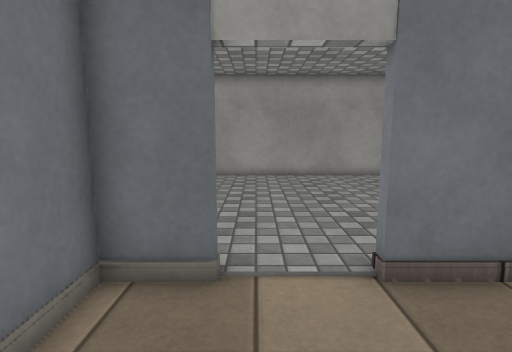
View 1 (above)

16 first-person views from a walk through a scene from a Unity 3-D project. The camera is 1.2 m above the floor, tilts 8° down and sees 80° across. Doors are open. The floor is counted in squares, 0.5 m on a side. Each view is taken from the middle of a square. On the plan, view 1 faces up. The plan holds only what a view shows up to about 19 squares ahead; the rest is blank. The place goes on beyond the plan. The player is left out. Some surface patterns are stand-ins.

View 2
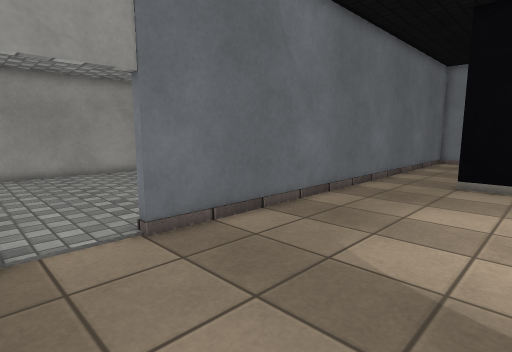

View 3
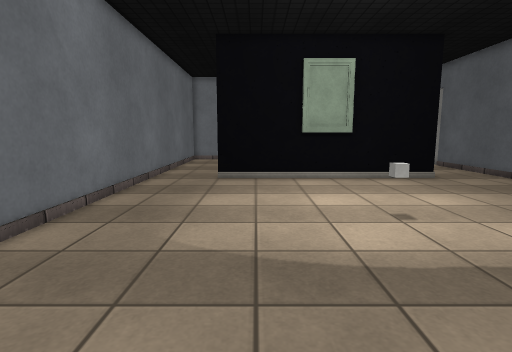

View 4
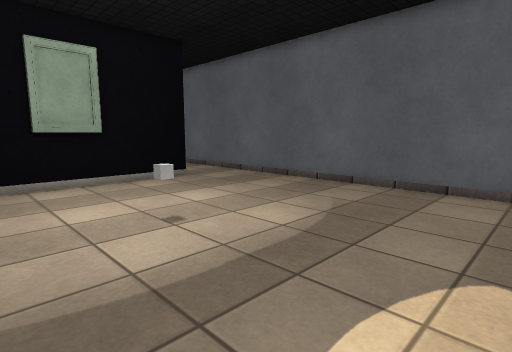

View 5
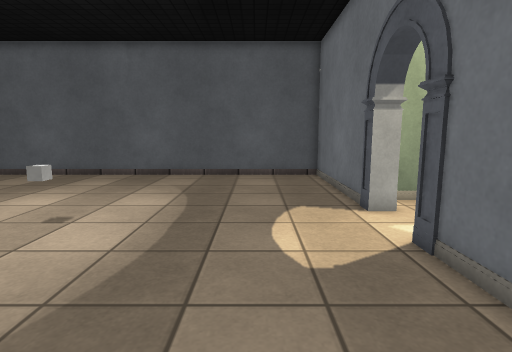

View 6
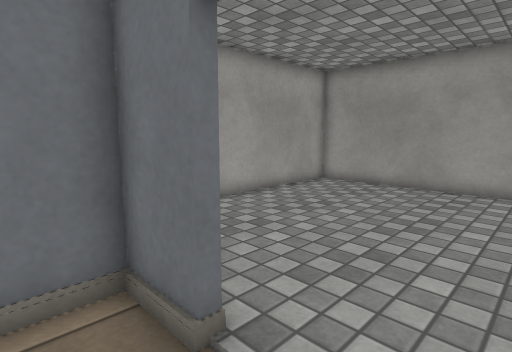

View 7
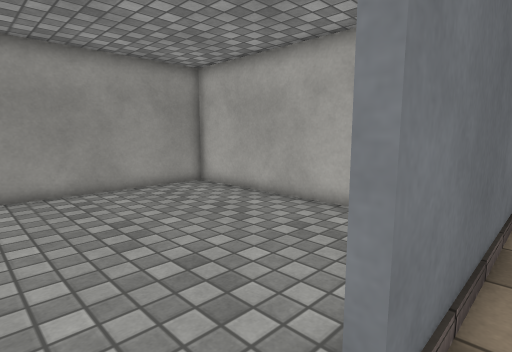

View 8
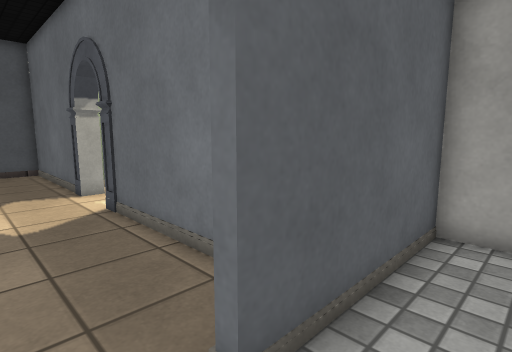

View 9
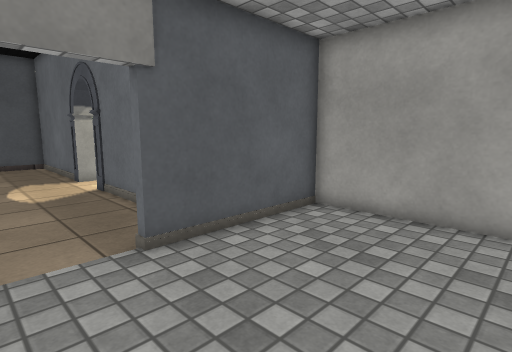

View 10
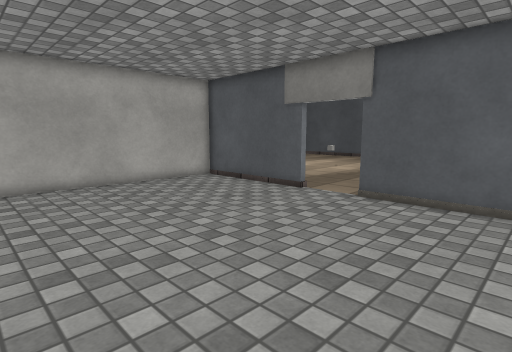

View 11
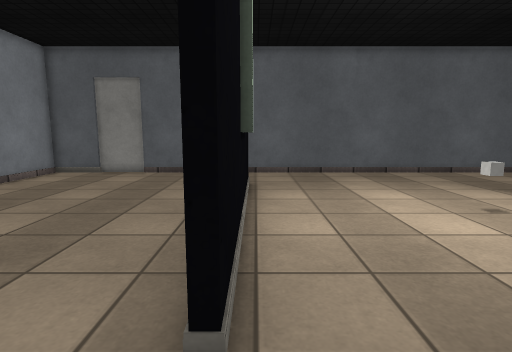

View 12
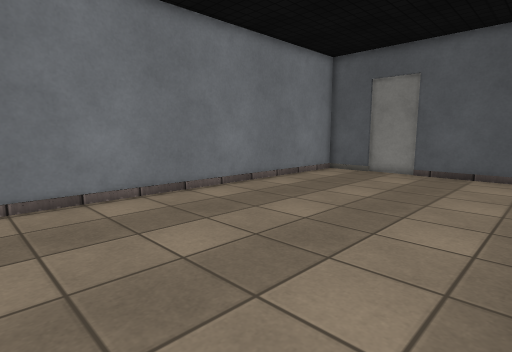

View 13
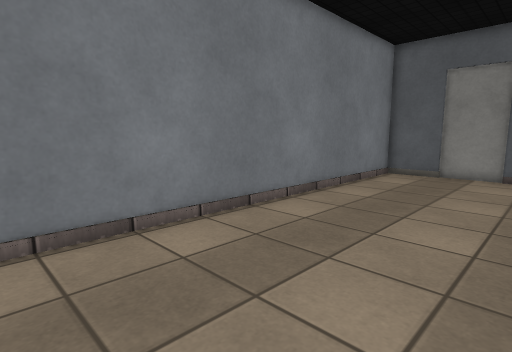

View 14
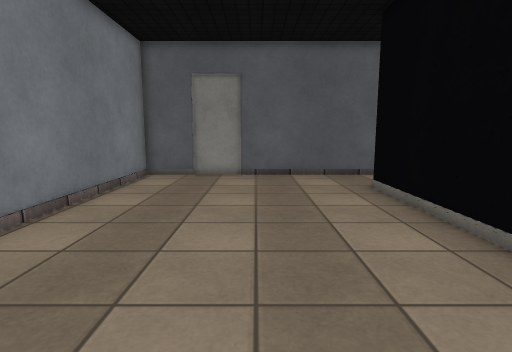

View 15
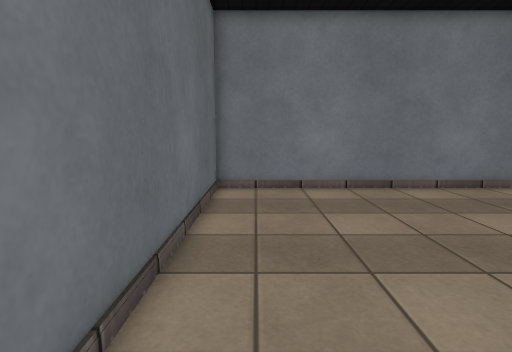

View 16
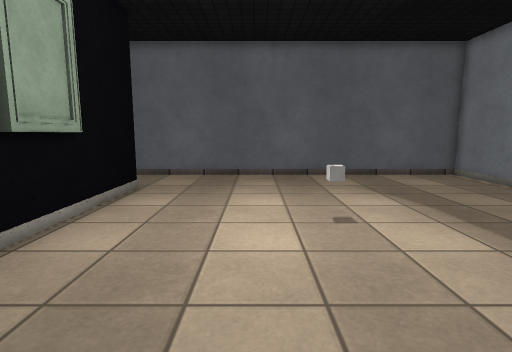

### Floor plan
Ten units are one square. View 1 is at (0, 0); x grows to the right and y downward. Boxes are objects, and circles mark ways between rooms. Rooms are numbered by the first view taken in them; rooms with no view inside come last. Other rooms are left out.
<svg viewBox="-73 -172 342 325">
<path fill="none" stroke="#000" d="M-24 26 -24 36M-35 62 -26 62 -26 146 134 146M141 61 141 34M142 38 140 34M144 106 144 -11M-6 -48 -26 -48 -26 36M135 -48 20 -48M20 -51 88 -51 88 -167 -68 -167 -68 -51 -6 -51M209 148 236 148M235 146 264 146 264 -48 135 -48M134 146 209 146"/>
<rect x="65" y="45" width="10" height="10" fill="#bbb"><title>cube</title></rect>
<circle cx="10" cy="-50" r="3" fill="#2a7"/>
<circle cx="145" cy="-30" r="3" fill="#2a7"/>
<circle cx="145" cy="125" r="3" fill="#2a7"/>
<text x="50" y="50">1</text>
<text x="10" y="-110">2</text>
<text x="200" y="50">3</text>
</svg>
Room 1 opens to room 2. Room 1 opens to room 3.

Where each view was taken, in squares from view 1:
view 1: 0 up, 0 right, facing up
view 2: 2 down, 1 left, facing up-right
view 3: 1 down, 2 left, facing right
view 4: 1 down, 1 left, facing down-right
view 5: 3 up, 1 right, facing down
view 6: 3 up, 2 right, facing up-left
view 7: 4 up, 0 right, facing up-right
view 8: 7 up, 1 right, facing down-left
view 9: 11 up, 2 right, facing down-left
view 10: 16 up, 6 left, facing down-right
view 11: 4 up, 14 right, facing down
view 12: 4 up, 15 right, facing down-right
view 13: 4 up, 19 right, facing down-right
view 14: 3 up, 20 right, facing down
view 15: 3 up, 13 right, facing right
view 16: 3 up, 9 right, facing down
